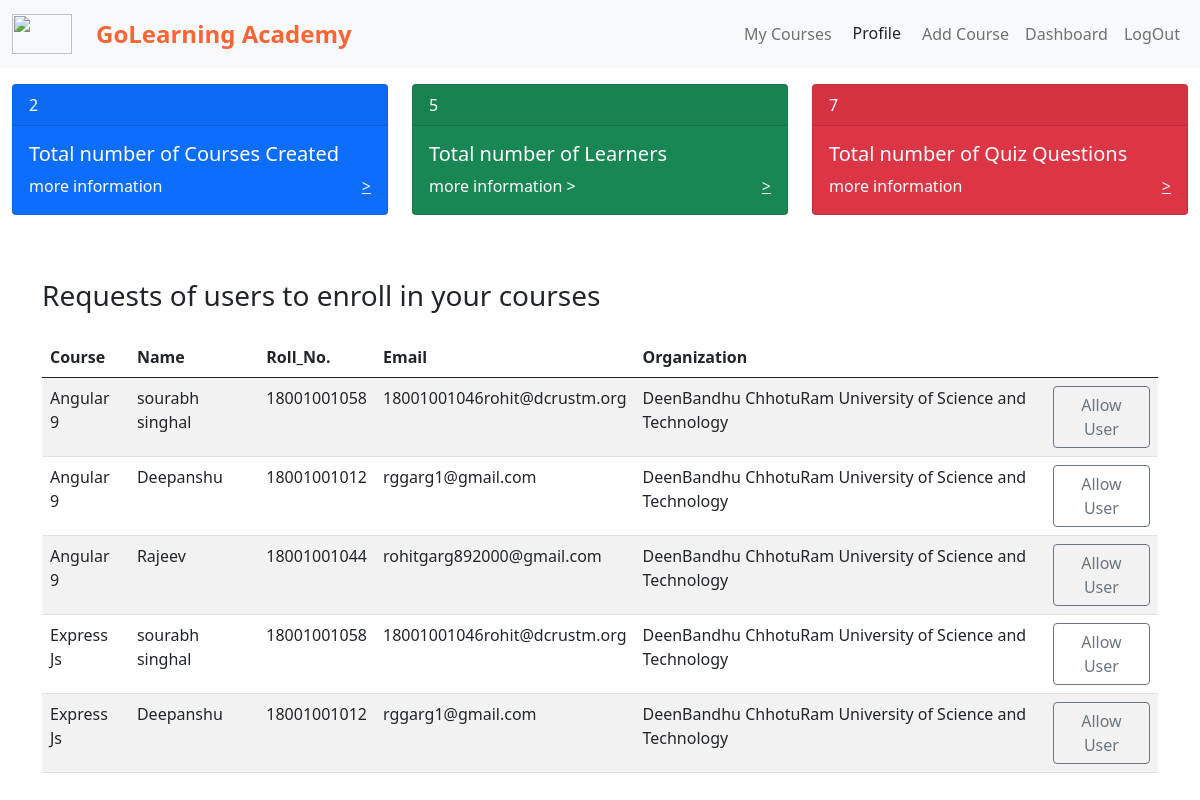
Page /teacher/dashboard (signed in) on the committed database.
### courses/models.py (models this page shows, shortened)
class CourseRequest(models.Model):
    user = models.CharField(max_length=60, null=False)
    course = models.CharField(max_length=60, null=False)
    roll_no = models.IntegerField(null=False)
    email = models.CharField(max_length=60, null=False)
    name = models.CharField(max_length=60, null=False)
    organization = models.CharField(max_length=100, null=False)

### teacher/views.py (the view)
# urls.py: path('dashboard', views.dashboard, name="dashboard"),
def dashboard(request):
    user = request.user
    courses = Course.objects.filter(owner=user)
    courserequests = []
    crs = None
    for course in courses:
        try:
            crs = CourseRequest.objects.filter(course=course.name)
        except Exception as e:
            print(e)
        if crs:
            for cr in crs:
                courserequest = []
                courserequest.append(cr.pk)
                courserequest.append(cr.name)
                courserequest.append(cr.email)
                courserequest.append(cr.roll_no)
                courserequest.append(cr.course)
                courserequest.append(cr.organization)
                courserequests.append(courserequest)
            crs = None
    print(courserequests)
    quizes = QuizQuestion.objects.filter(user=user).order_by('course')
    user_courses = []
    for course in courses:
        uc = UserCourse.objects.filter(course=course)
        for i in range(len(uc)):
            a = str(uc[i]).split('-')
            user_courses.append(a)
    context = {
        'courses': courses,
        'user_courses': user_courses,
        'quizes': quizes,
        'course_requests': courserequests
    }
    return render(request, 'teacher/dashboard.html', context=context)

### courses/models.py (called while the page is built)
    def __str__(self):
        return f'{self.user.username} - {self.course.name}'

### templates/teacher/dashboard.html
{% extends 'base.html' %}
{% block content %}
<div class="container-fluid">
    <div class="d-flex justify-content-evenly row mt-3">
        <div class="col-lg-4 col-md-4 col-sm-12">
            <div class="card text-white bg-primary mb-3">
                <div class="card-header">{{courses|length}}</div>
                <div class="card-body">
                    <h5 class="card-title">Total number of Courses Created</h5>
                    <p class="card-text">more information <a href="{% url 'course_details' %}"
                            class="float-end text-light" style="cursor: pointer;">></a></p>
                </div>
            </div>
        </div>
        <div class="col-lg-4 col-md-4 col-sm-12">
            <div class="card text-white bg-success mb-3">
                <div class="card-header">{{user_courses|length}}</div>
                <div class="card-body">
                    <h5 class="card-title">Total number of Learners</h5>
                    <p class="card-text">more information <a href="{% url 'learner_details' %}"
                            class="float-end text-light" style="cursor: pointer;">></a>></span></p>
                </div>
            </div>
        </div>
        <div class="col-lg-4 col-md-4 col-sm-12">
            <div class="card text-white bg-danger mb-3">
                <div class="card-header">{{quizes|length}}</div>
                <div class="card-body">
                    <h5 class="card-title">Total number of Quiz Questions</h5>
                    <p class="card-text">more information <a href="{% url 'quiz_details' %}"
                            class="float-end text-light" style="cursor: pointer;">></a></p>
                </div>
            </div>
        </div>
    </div>
</div>
<div class="container mt-5" style="overflow-x: scroll;">
    <h3>Requests of users to enroll in your courses</h3>
    <table class="table table-striped mt-4" id="table">
        <thead>
            <tr>
                <th>Course</th>
                <th>Name</th>
                <th>Roll_No.</th>
                <th>Email</th>
                <th>Organization</th>
                <th></th>
            </tr>
        </thead>
        <tbody>
            {% for course_request in course_requests %}
            <tr>
                <td>{{course_request.4}}</td>
                <td>{{course_request.1}}</td>
                <td>{{course_request.3}}</td>
                <td>{{course_request.2}}</td>
                <td>{{course_request.5}}</td>
                <td><a class="btn btn-outline-secondary" href="{% url 'allow_user' course_request.0 %}">Allow User</a>
                </td>
            </tr>
            {% endfor %}
        </tbody>
    </table>
</div>
{% endblock %}

### rows in the picture
CourseRequest: course "Angular 9", name "sourabh singhal", email "18001001046rohit@dcrustm.org", organization "DeenBandhu ChhotuRam University of Science and Technology"
CourseRequest: course "Angular 9", name "Deepanshu", email "rggarg1@gmail.com", organization "DeenBandhu ChhotuRam University of Science and Technology"
CourseRequest: course "Angular 9", name "Rajeev", email "rohitgarg892000@gmail.com", organization "DeenBandhu ChhotuRam University of Science and Technology"
CourseRequest: course "Express Js", name "sourabh singhal", email "18001001046rohit@dcrustm.org", organization "DeenBandhu ChhotuRam University of Science and Technology"
CourseRequest: course "Express Js", name "Deepanshu", email "rggarg1@gmail.com", organization "DeenBandhu ChhotuRam University of Science and Technology"

### other values in the picture
{{ courses|length }} "2"
{{ user_courses|length }} "5"
{{ quizes|length }} "7"
{{ course_request.3 }} "18001001058" "18001001012" "18001001044" "18001001058" "18001001012"
